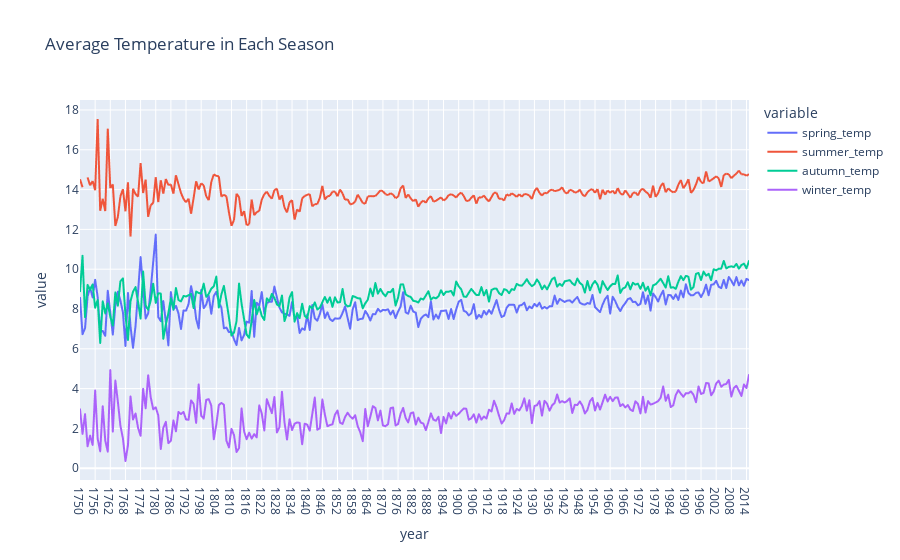

Source (notebook cell):
### Code cell
fig = px.line(season, x = 'year', y = ['spring_temp', 'summer_temp', 'autumn_temp', 'winter_temp'],
       title = 'Average Temperature in Each Season')
fig.show()

### Figure 1 — Plotly figure (JSON) as saved in the notebook; plotly's stock layout.template omitted (floating-point values rounded to 4 significant figures; data arrays with more than 128 entries replaced by an {"elided": "..."} marker saying what was removed)
{"data": [{"hovertemplate": "variable=spring_temp<br>year=%{x}<br>value=%{y}<extra></extra>", "legendgroup": "spring_temp", "line": {"color": "#636efa", "dash": "solid"}, "marker": {"symbol": "circle"}, "mode": "lines", "name": "spring_temp", "showlegend": true, "type": "scattergl", "x": {"elided": "266 str values"}, "xaxis": "x", "y": {"elided": "266 float values"}, "yaxis": "y"}, {"hovertemplate": "variable=summer_temp<br>year=%{x}<br>value=%{y}<extra></extra>", "legendgroup": "summer_temp", "line": {"color": "#EF553B", "dash": "solid"}, "marker": {"symbol": "circle"}, "mode": "lines", "name": "summer_temp", "showlegend": true, "type": "scattergl", "x": {"elided": "266 str values"}, "xaxis": "x", "y": {"elided": "266 float values"}, "yaxis": "y"}, {"hovertemplate": "variable=autumn_temp<br>year=%{x}<br>value=%{y}<extra></extra>", "legendgroup": "autumn_temp", "line": {"color": "#00cc96", "dash": "solid"}, "marker": {"symbol": "circle"}, "mode": "lines", "name": "autumn_temp", "showlegend": true, "type": "scattergl", "x": {"elided": "266 str values"}, "xaxis": "x", "y": {"elided": "266 float values"}, "yaxis": "y"}, {"hovertemplate": "variable=winter_temp<br>year=%{x}<br>value=%{y}<extra></extra>", "legendgroup": "winter_temp", "line": {"color": "#ab63fa", "dash": "solid"}, "marker": {"symbol": "circle"}, "mode": "lines", "name": "winter_temp", "showlegend": true, "type": "scattergl", "x": {"elided": "266 str values"}, "xaxis": "x", "y": {"elided": "266 float values"}, "yaxis": "y"}], "layout": {"legend": {"title": {"text": "variable"}, "tracegroupgap": 0}, "title": {"text": "Average Temperature in Each Season"}, "xaxis": {"anchor": "y", "domain": [0, 1], "title": {"text": "year"}}, "yaxis": {"anchor": "x", "domain": [0, 1], "title": {"text": "value"}}}}
